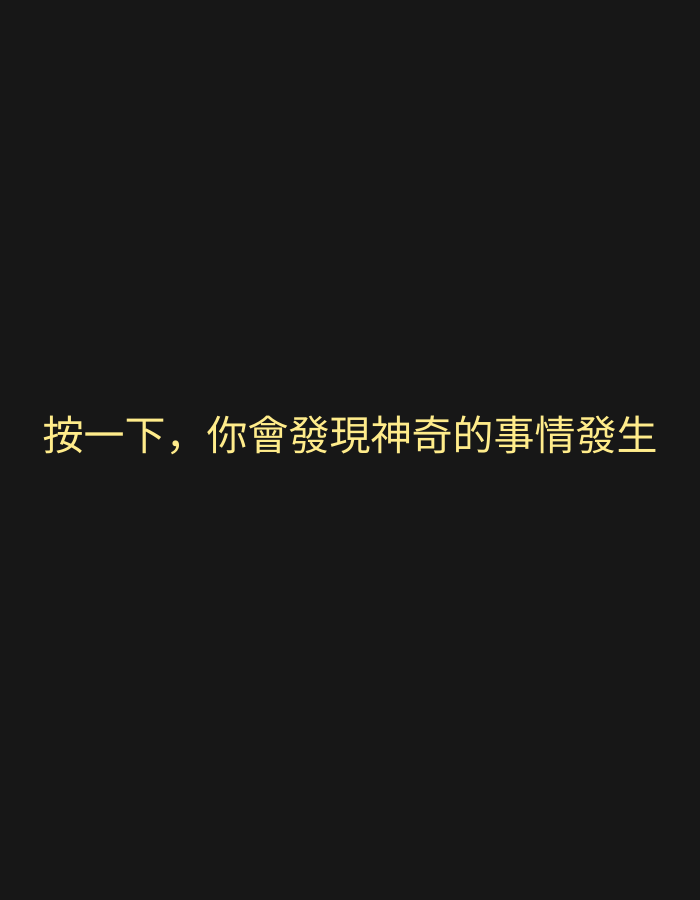
Frame 1 (no input)
Frame 60 (no input): identical to frame 1, image omitted
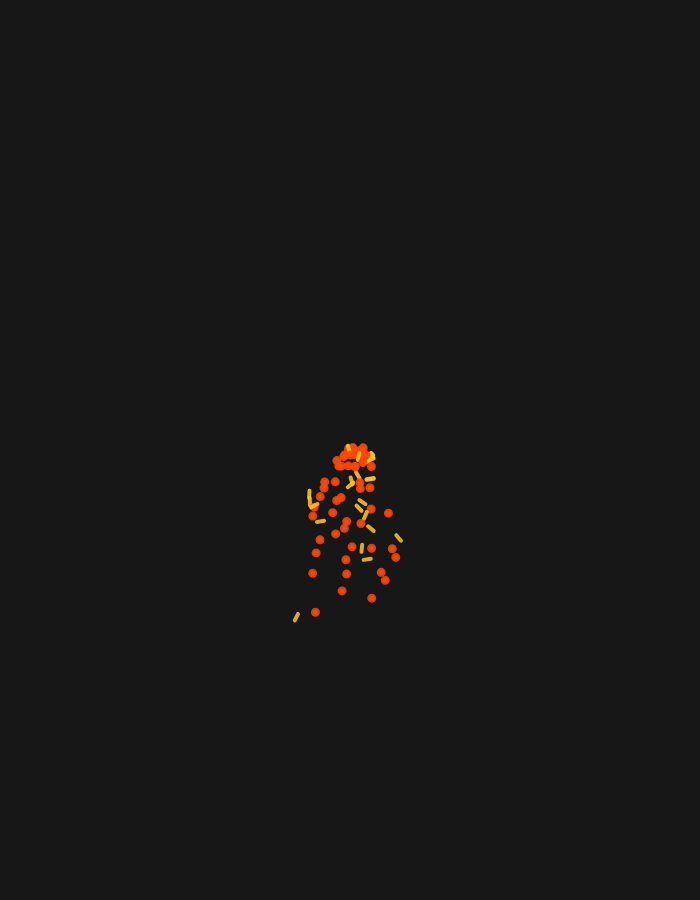
Frame 120 (the mouse pressed at the canvas centre since frame 60)

The p5.js sketch that drew these frames (run headless with seeded random() and noise() and a simulated clock; from frame 60 on, the mouse is pressed at the canvas centre):

// p5.js sketch
// ── sketch.js
let systems;

function setup() {
    createCanvas(700, 900);
    systems = [];
}

function draw() {
    background(100);
    background(23);
    for (i = 0; i < systems.length; i++) {
        systems[i].run();
        systems[i].addParticle();
    }
    if (systems.length == 0) {
        fill(255, 236, 139);
        textAlign(CENTER);
        textSize(41);
        text("按一下，你會發現神奇的事情發生", width / 2, height / 2);
        textSize(32);
    }
}

function mousePressed() {
    this.p = new ParticleSystem(createVector(mouseX, mouseY));
    systems.push(p);
}

// A simple Particle class
let Particle = function (position) {
    this.acceleration = createVector(0, 0.1);
    this.velocity = createVector(random(-1, 1), random(-1, 0));
    this.position = position.copy();
    this.lifespan = 235.33;
};

Particle.prototype.run = function () {
    this.update();
    this.display();
};

// Method to update position
Particle.prototype.update = function () {
    this.velocity.add(this.acceleration);
    this.position.add(this.velocity);
    this.lifespan -= 0.3;
};

// Method to display
Particle.prototype.display = function () {
    stroke(255, 69, 0, this.lifespan);
    strokeWeight(4);
    fill(127, this.lifespan);
    ellipse(this.position.x, this.position.y, 5, 5);
};

// Is the particle still useful?
Particle.prototype.isDead = function () {
    if (this.lifespan < 0) {
        return true;
    } else {
        return false;
    }
};

let ParticleSystem = function (position) {
    this.origin = position.copy();
    this.particles = [];
};

ParticleSystem.prototype.addParticle = function () {
    // Add either a Particle or CrazyParticle to the system
    if (int(random(0, 2)) == 0) {
        p = new Particle(this.origin);
    } else {
        p = new CrazyParticle(this.origin);
    }
    this.particles.push(p);
};

ParticleSystem.prototype.run = function () {
    for (let i = this.particles.length - 1; i >= 0; i--) {
        let p = this.particles[i];
        p.run();
        if (p.isDead()) {
            this.particles.splice(i, 1);
        }
    }
};

// A subclass of Particle

function CrazyParticle(origin) {
    // Call the parent constructor, making sure (using Function#call)
    // that "this" is set correctly during the call
    Particle.call(this, origin);

    // Initialize our added properties
    this.theta = 0.0;
}

// Create a Crazy.prototype object that inherits from Particle.prototype.
// Note: A common error here is to use "new Particle()" to create the
// Crazy.prototype. That's incorrect for several reasons, not least
// that we don't have anything to give Particle for the "origin"
// argument. The correct place to call Particle is above, where we call
// it from Crazy.
CrazyParticle.prototype = Object.create(Particle.prototype); // See note below

// Set the "constructor" property to refer to CrazyParticle
CrazyParticle.prototype.constructor = CrazyParticle;

// Notice we don't have the method run() here; it is inherited from Particle

// This update() method overrides the parent class update() method
CrazyParticle.prototype.update = function () {
    Particle.prototype.update.call(this);
    // Increment rotation based on horizontal velocity
    this.theta += (this.velocity.x * this.velocity.mag()) / 10.0;
};

// This display() method overrides the parent class display() method
CrazyParticle.prototype.display = function () {
    // Render the ellipse just like in a regular particle
    Particle.prototype.display.call(this);
    // Then add a rotating line
    push();
    translate(this.position.x, this.position.y);
    rotate(this.theta);
    stroke(255, 193, 37, this.lifespan);
    line(22, 3, 16, 7);
    pop();
};
